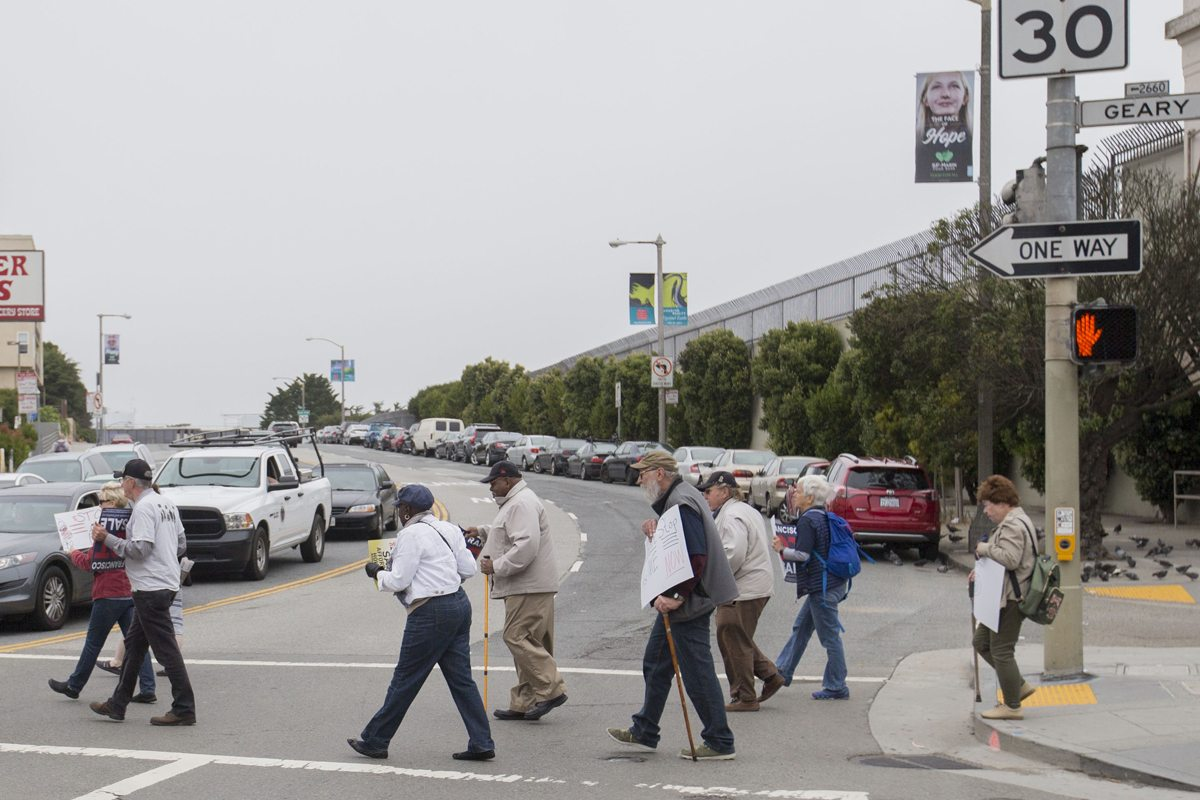
//> input picture Homework/Vachagan/opencv/imageDetect/image.jpg, 1200 x 800 px
$ ./image image.jpg   (built with g++ and OpenCV 4)
//> lines starting //> are read from the running program, lines starting //| are printed output that depends on the picture; after the words box and inside, x2 and y2 are one past the last pixel; in counts of white or black regions, pixels touching at a corner belong together
#include <iostream>
#include <opencv2/opencv.hpp>

using namespace std;
using namespace cv;

int main (int argc, const char * argv[])
{
    Mat img;
    img = imread(argv[1]);
//> img is the input picture: 800 rows x 1200 cols, CV_8UC3; mean B, G, R 153.6, 154.6, 156.5
    HOGDescriptor hog;
    hog.setSVMDetector(HOGDescriptor::getDefaultPeopleDetector());
    if (!img.data)
        return -1;
    vector<Rect> found, found_filtered;
    hog.detectMultiScale(img, found, 0, Size(8,8), Size(10,10), 1.05, 2);
//> found = 7 Rects (x, y, width, height): [782, 546, 90, 180], [247, 360, 76, 151], [926, 469, 147, 294], [57, 416, 176, 353], [750, 429, 156, 311], [579, 403, 210, 397], [324, 397, 220, 403]
    size_t i, j;
    for (i=0; i<found.size(); i++)
    {
        Rect r = found[i];
        for (j=0; j<found.size(); j++)
            if (j!=i && (r & found[j])==r)
                break;
        if (j==found.size())
            found_filtered.push_back(r);
    }
//> this loop made 7 passes
    for (i=0; i<found_filtered.size(); i++)
    {
        Rect r = found_filtered[i];
        r.x += cvRound(r.width*0.1);
        r.width = cvRound(r.width*0.8);
        r.y += cvRound(r.height*0.06);
        r.height = cvRound(r.height*0.9);
        rectangle(img, r.tl(), r.br(), cv::Scalar(0,255,0), 2);
    }
//> this loop made 6 passes
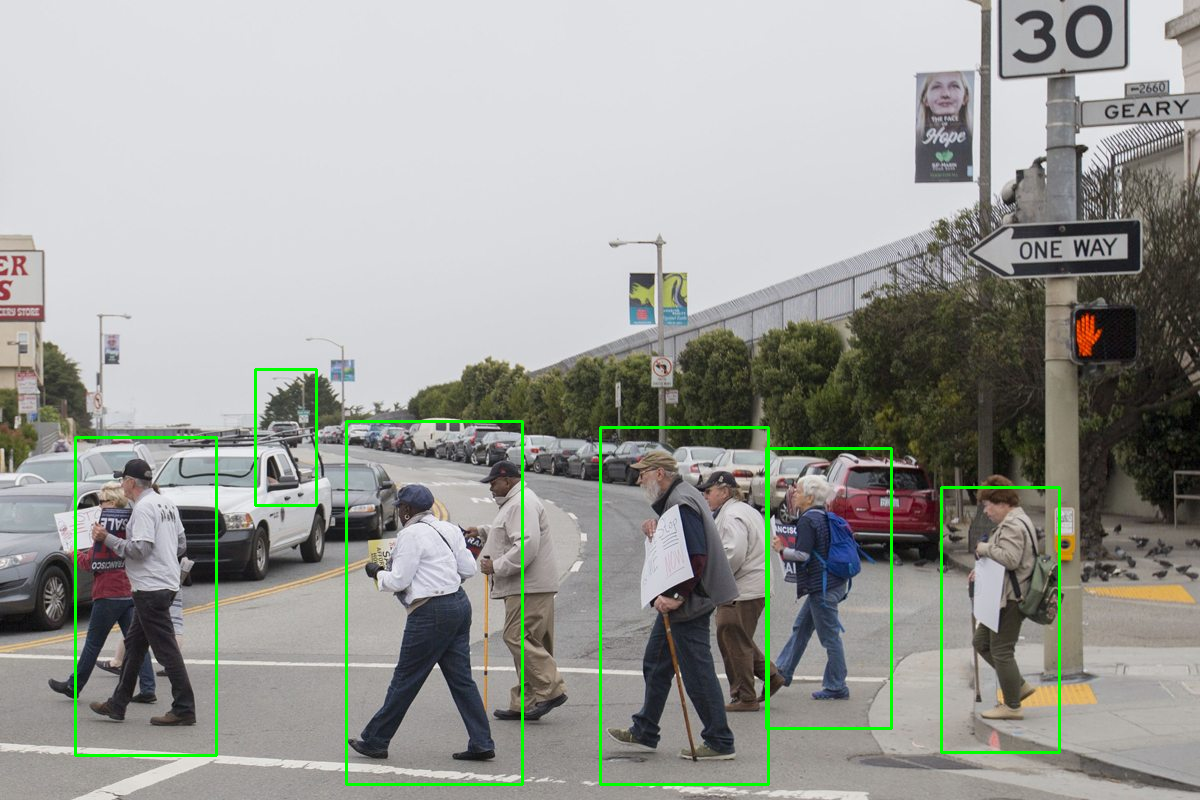
//> img: 800 rows x 1200 cols, CV_8UC3; 1.53% of pixels changed, all inside (x1, y1, x2, y2) = (74, 368, 1061, 786)
    imshow("image", img);
    while(true) {
        int c;
        c = waitKey( 20 );
//> the Esc key is pressed
        if( (char)c == 27 ) {
            break;
        }
    }
    return 0;
}

$ run again, on Homework/Vachagan/opencv/imageDetect/test_2.jpg
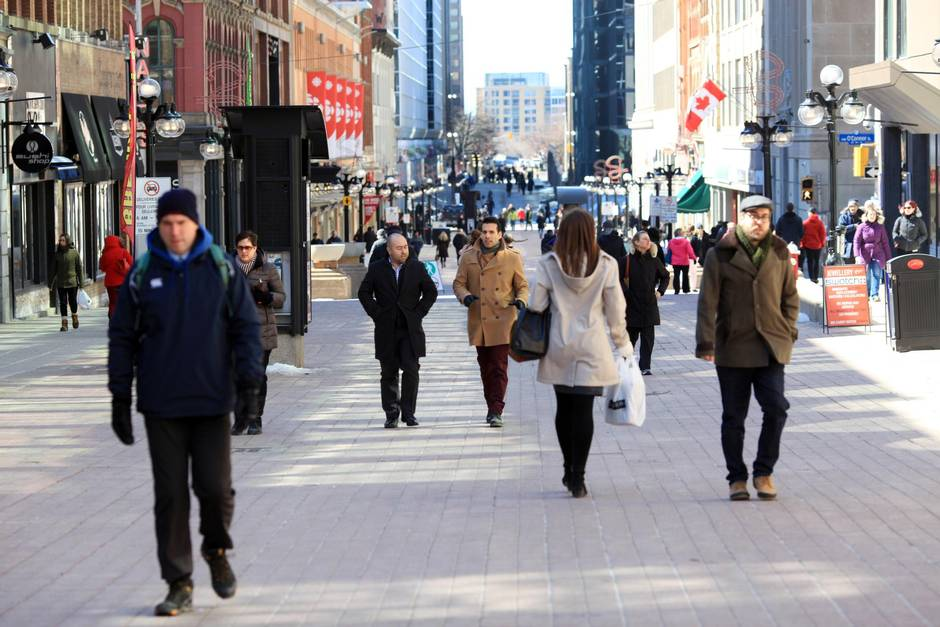
//> input picture Homework/Vachagan/opencv/imageDetect/test_2.jpg, 940 x 627 px
//> img is the input picture: 627 rows x 940 cols, CV_8UC3; mean B, G, R 138.5, 135.4, 139.2
//> found = 9 Rects (x, y, width, height), first 8: [835, 184, 77, 154], [595, 216, 94, 188], [438, 232, 111, 221], [76, 287, 91, 182], [333, 204, 130, 259], [854, 168, 86, 209], [495, 212, 170, 340], [654, 168, 191, 383]
//> the loop `for (i=0; i<found.size(); i++)` made 9 passes
//> the loop `for (i=0; i<found_filtered.size(); i++)` made 8 passes
//> after the loop `for (i=0; i<found_filtered.size(); i++)`:
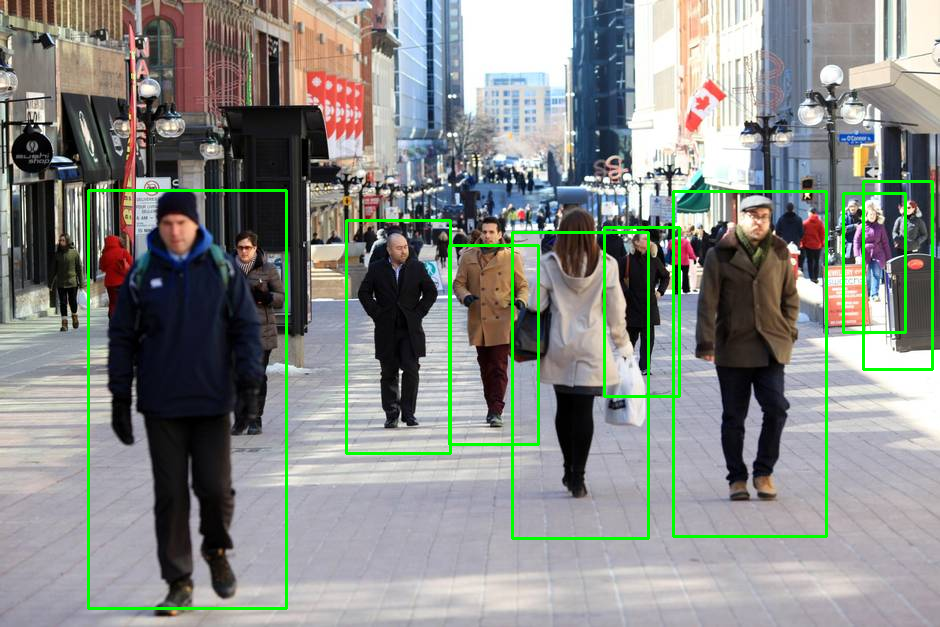
//> img: 627 rows x 940 cols, CV_8UC3; 2.85% of pixels changed, all inside (x1, y1, x2, y2) = (87, 180, 934, 610)

$ run again, on Homework/Vachagan/opencv/imageDetect/test_3.jpg
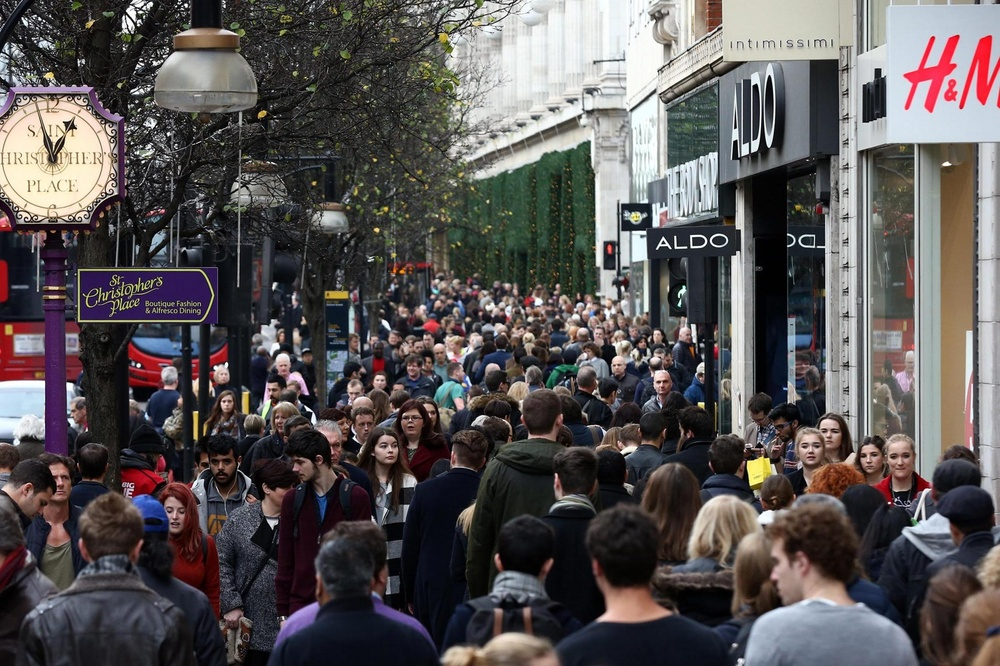
//> input picture Homework/Vachagan/opencv/imageDetect/test_3.jpg, 1000 x 666 px, shrunk from 2392 x 1594 before the run
//> img is the input picture: 666 rows x 1000 cols, CV_8UC3; mean B, G, R 84.4, 84.1, 88.8
//> found = 3 Rects (x, y, width, height): [933, 0, 66, 132], [900, 8, 66, 132], [646, 442, 71, 142]
//> the loop `for (i=0; i<found.size(); i++)` made 3 passes
//> the loop `for (i=0; i<found_filtered.size(); i++)` made 3 passes
//> after the loop `for (i=0; i<found_filtered.size(); i++)`:
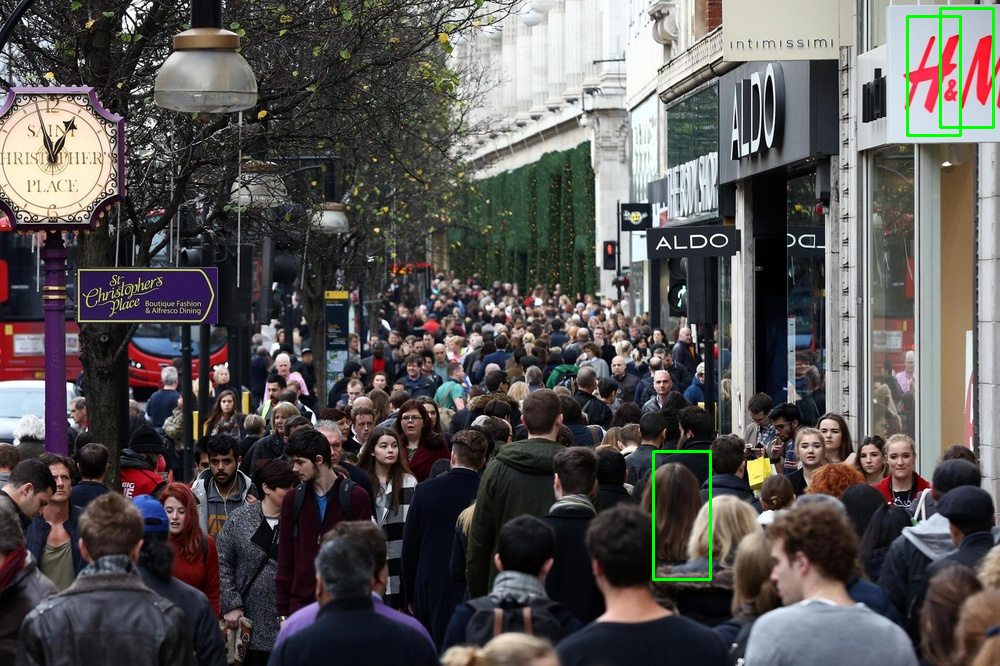
//> img: 666 rows x 1000 cols, CV_8UC3; 0.47% of pixels changed, all inside (x1, y1, x2, y2) = (652, 7, 995, 581)

$ run again, on Homework/Vachagan/opencv/imageDetect/test_4.jpg
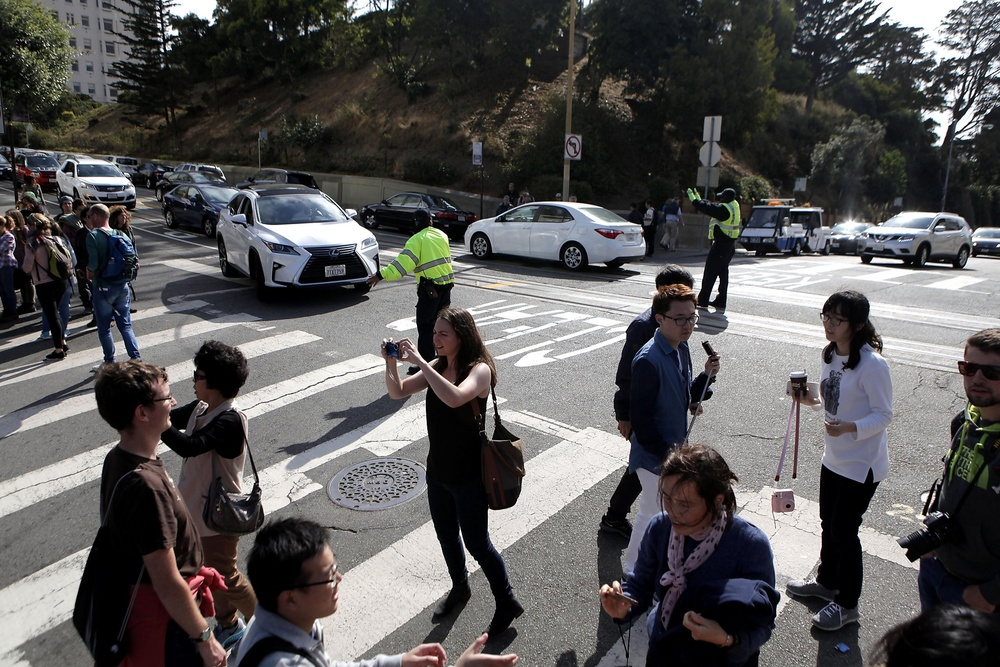
//> input picture Homework/Vachagan/opencv/imageDetect/test_4.jpg, 1000 x 667 px, shrunk from 2048 x 1366 before the run
//> img is the input picture: 667 rows x 1000 cols, CV_8UC3; mean B, G, R 86.6, 86.7, 88.1
//> found = 4 Rects (x, y, width, height): [684, 176, 76, 152], [9, 204, 87, 173], [56, 180, 109, 218], [361, 283, 207, 384]
//> the loop `for (i=0; i<found.size(); i++)` made 4 passes
//> the loop `for (i=0; i<found_filtered.size(); i++)` made 4 passes
//> after the loop `for (i=0; i<found_filtered.size(); i++)`:
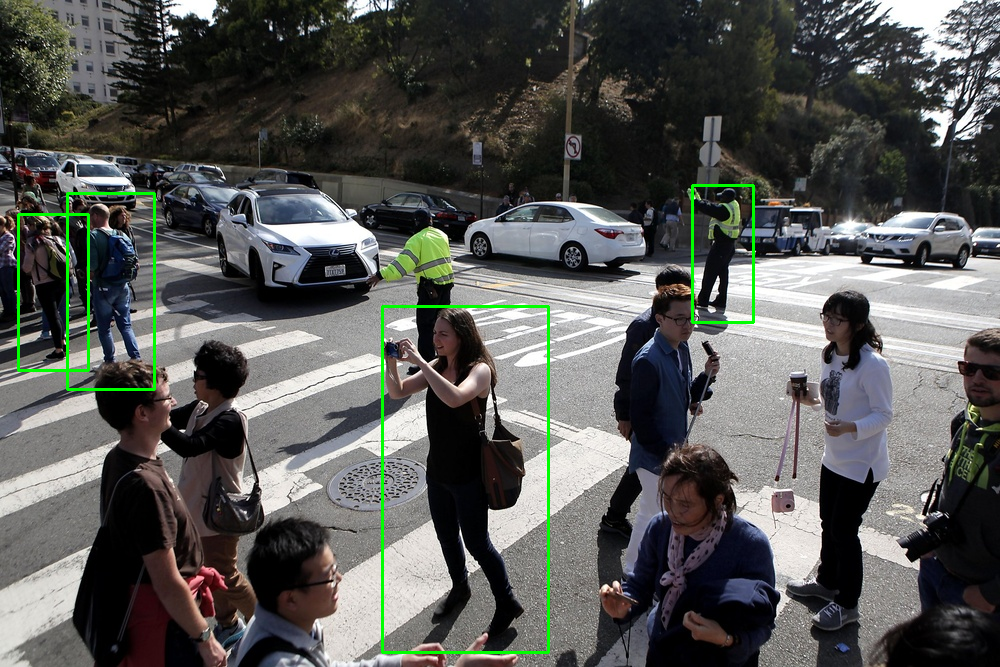
//> img: 667 rows x 1000 cols, CV_8UC3; 1.09% of pixels changed, all inside (x1, y1, x2, y2) = (17, 184, 755, 654)
